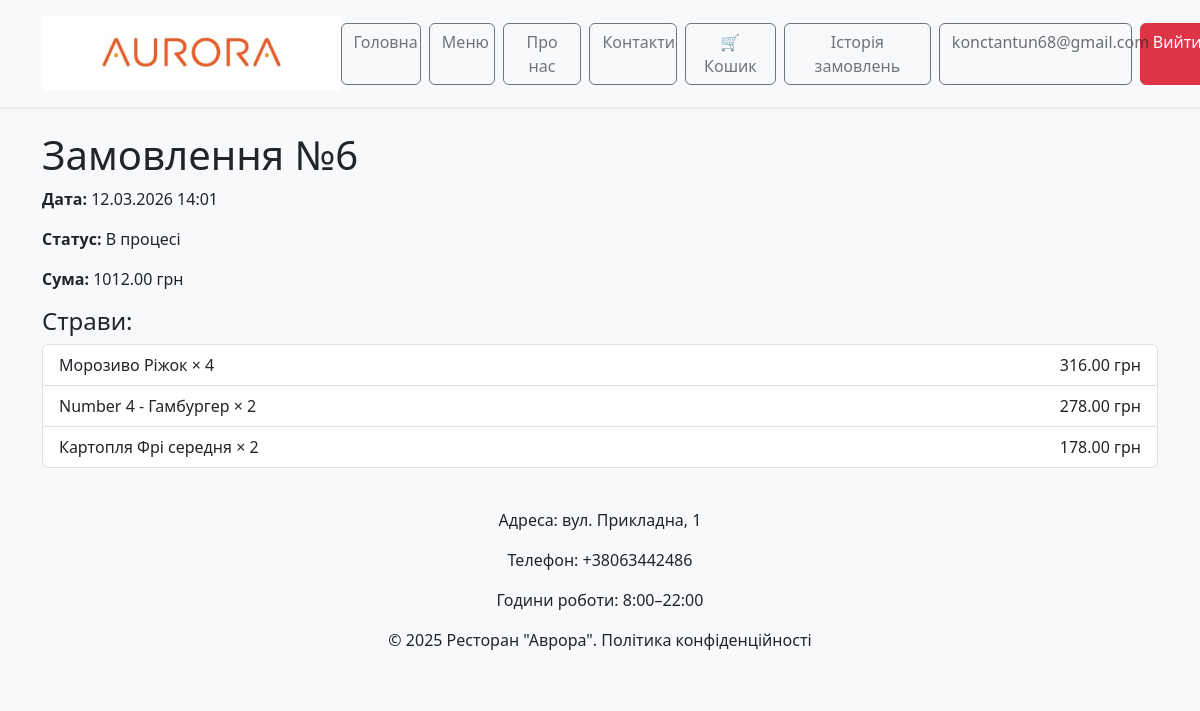
Page /orders/detail/6/ (signed in) on the committed database.
### accounts/models.py (models this page shows)
class CustomUser(AbstractUser):
    username = None
    email = models.EmailField(unique=True)
    USERNAME_FIELD = 'email'
    REQUIRED_FIELDS = []
    objects = CustomUserManager()

### orders/models.py (models this page shows, shortened)
class Order(models.Model):
    DELIVERY_CHOICES = [
        ('courier', 'Кур’єр (+50 грн)'),
        ('pickup', 'Самовивіз'),
    ]
    PAYMENT_CHOICES = [
        ('cash', 'Готівка'),
        ('card_online', 'Картка онлайн'),
        ('card_on_delivery', 'Картка при отриманні'),
    ]
    STATUS_CHOICES = [
        ('pending', 'В процесі'),
        ('completed', 'Виконано'),
        ('cancelled', 'Скасовано'),
    ]
    user = models.ForeignKey(settings.AUTH_USER_MODEL, on_delete=models.CASCADE)
    first_name = models.CharField(max_length=50)
    last_name = models.CharField(max_length=50)
    phone = models.CharField(max_length=20)
    email = models.EmailField()
    address = models.TextField()
    delivery_method = models.CharField(max_length=20, choices=DELIVERY_CHOICES)
    payment_method = models.CharField(max_length=20, choices=PAYMENT_CHOICES)
    total_price = models.DecimalField(max_digits=8, decimal_places=2)
    status = models.CharField(max_length=20, choices=STATUS_CHOICES, default='pending')
    created_at = models.DateTimeField(auto_now_add=True)

class OrderItem(models.Model):
    order = models.ForeignKey(Order, related_name='items', on_delete=models.CASCADE)
    dish = models.ForeignKey(Dish, on_delete=models.CASCADE)
    quantity = models.PositiveIntegerField()
    price = models.DecimalField(max_digits=8, decimal_places=2)
    def get_total(self):
        return self.price * self.quantity

### menu/models.py (models this page shows, shortened)
class Dish(models.Model):
    CATEGORY_CHOICES = [
        ('starter', 'Закуски'),
        ('main', 'Основні страви'),
        ('dessert', 'Десерти'),
        ('drink', 'Напої'),
    ]
    name = models.CharField(max_length=100)
    description = models.TextField()
    price = models.DecimalField(max_digits=6, decimal_places=2)
    category = models.CharField(max_length=20, choices=CATEGORY_CHOICES)
    image = models.CharField(max_length=200)
    popularity = models.PositiveIntegerField(default=0)
    created_at = models.DateTimeField(auto_now_add=True)

### orders/views.py (the view)
# urls.py: path('detail/<int:order_id>/', order_detail, name='order_detail'),
@login_required
def order_detail(request, order_id):
    order = get_object_or_404(Order, id=order_id, user=request.user)
    return render(request, 'orders/detail.html', {'order': order})

### orders/templates/orders/detail.html (shortened to what this page needs)
{% load static %}
<!DOCTYPE html>
<html lang="uk">
<head>
    <link href="https://cdn.jsdelivr.net/npm/bootstrap@5.3.2/dist/css/bootstrap.min.css" rel="stylesheet">
    <link rel="stylesheet" href="{% static 'orders/style.css' %}">
</head>
<body class="bg-light">
<header class="bg-light shadow-sm">
    <div class="container d-flex justify-content-between align-items-center py-3">
        <img src="{% static 'pages/restaurant.jpg' %}" class="logo" alt="Ресторан Аврора" width="auto" height="75">
        <nav class="d-flex gap-2">
            <a href="/" class="btn btn-outline-secondary">Головна</a>
            <a href="/menu" class="btn btn-outline-secondary">Меню</a>
            <a href="{% url 'about' %}" class="btn btn-outline-secondary">Про нас</a>
            <a href="/contacts" class="btn btn-outline-secondary">Контакти</a>
            {% if user.is_authenticated %}
                <a href="{% url 'cart' %}" class="btn btn-outline-secondary">🛒 Кошик</a>
                <a href="{% url 'order_history' %}" class="btn btn-outline-secondary">Історія замовлень</a>
                <span class="btn btn-outline-dark disabled">{{ user.email }}</span>
                <a href="{% url 'logout' %}" class="btn btn-danger">Вийти</a>
            {% else %}
                <a href="{% url 'register' %}" class="btn btn-outline-success">Реєстрація</a>
                <a href="{% url 'login' %}" class="btn btn-outline-primary">Увійти</a>
            {% endif %}
        </nav>
    </div>
</header>
<div class="container py-4">
    <h1>Замовлення №{{ order.id }}</h1>
    <p><strong>Дата:</strong> {{ order.created_at|date:"d.m.Y H:i" }}</p>
    <p><strong>Статус:</strong> {{ order.get_status_display }}</p>
    <p><strong>Сума:</strong> {{ order.total_price }} грн</p>
    <h4>Страви:</h4>
    <ul class="list-group">
        {% for item in order.items.all %}
        <li class="list-group-item d-flex justify-content-between">
            {{ item.dish.name }} × {{ item.quantity }}
            <span>{{ item.get_total }} грн</span>
        </li>
        {% endfor %}
    </ul>
</div>
<footer class="bg-light text-center py-3">
    <p>Адреса: вул. Прикладна, 1</p>
    <p>Телефон: +38063442486</p>
    <p>Години роботи: 8:00–22:00</p>
    <p>© 2025 Ресторан "Аврора". Політика конфіденційності</p>
</footer>
</body>
</html>

### orders/static/orders/style.css (style rules this page uses)
nav .btn { min-width: 60px; font-weight: 500; }
nav .btn-outline-secondary { border: 1px solid #6c757d; }

### rows in the picture
CustomUser: email "konctantun68@gmail.com"
Order: id "6", created_at "12.03.2026 14:01", status "В процесі", total_price "1012.00"
OrderItem: dish.name "Морозиво Ріжок", quantity "4", get_total "316.00"
OrderItem: dish.name "Number 4 - Гамбургер", quantity "2", get_total "278.00"
OrderItem: dish.name "Картопля Фрі середня", quantity "2", get_total "178.00"
